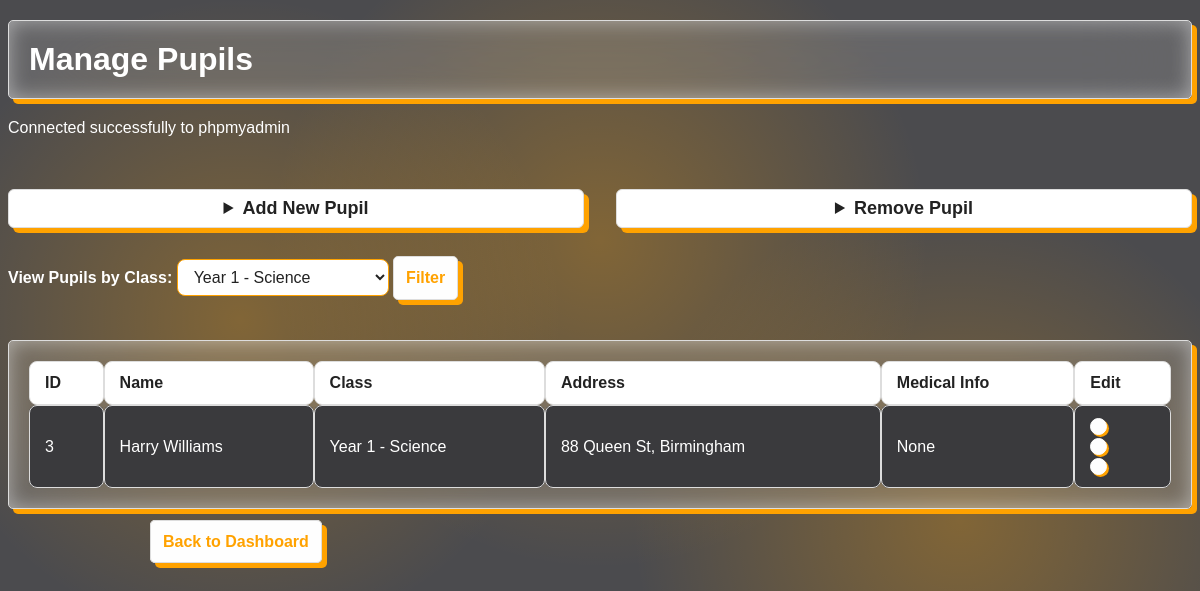
Page /pupils.php?filterClassId=3 (signed in) on the committed database.
### tables this page shows
CREATE TABLE IF NOT EXISTS Pupils (
    pupilId INT AUTO_INCREMENT PRIMARY KEY,
    classId INT,
    pupilNames VARCHAR(100),
    pupilAddress VARCHAR(255),
    medicalInformation VARCHAR(255),
    FOREIGN KEY (classId) REFERENCES Class(classId)
);

### pupils.php (the view, shortened to what this page needs)
<!DOCTYPE html>
<html lang="en">
<head>
    <link rel="stylesheet" href="styles.css">
</head>
    <body>
        <h1 class="card">Manage Pupils</h1>
        <?php
        include 'db_connect.php';
        echo "<div class='row'>";
        echo "<details class='form-details'>";
        echo "<summary class='button'>Add New Pupil</summary>";
        echo "</details>";
        echo "<details class='form-details'>";
        echo "<summary class='button'>Remove Pupil</summary>";
        echo "</details>";
        echo "</div>";
        $classList = [];
        $classResult = $conn->query("SELECT classId, className FROM Class");
        if ($classResult && $classResult->num_rows > 0) {
            while($class = $classResult->fetch_assoc()) {
                $classList[$class['classId']] = $class['className'];
            }
        }
        $selectedClassId = isset($_GET['filterClassId']) ? intval($_GET['filterClassId']) : 0;
        if ($selectedClassId > 0) {
            $sql = "SELECT pupilId, pupilNames, pupilAddress, medicalInformation, classId FROM Pupils WHERE classId = $selectedClassId";
        } else {
            $sql = "SELECT pupilId, pupilNames, pupilAddress, medicalInformation, classId FROM Pupils";
        }
        $result = $conn->query($sql);
        echo "<form method='GET' action='' style='margin-bottom:16px;'>";
        echo "<label for='filterClassId' style='color:#fff;font-weight:bold;'>View Pupils by Class: </label>";
        echo "<select name='filterClassId' id='filterClassId' class='input-boxes' style='width:auto;'>";
        foreach ($classList as $cid => $cname) {
            $selected = ($selectedClassId == $cid) ? 'selected' : '';
            echo "<option value='" . ($cid) . "' $selected>" . ($cname) . "</option>";
        }
        echo "</select> ";
        echo "<input type='submit' value='Filter' class='button'>";
        echo "</form>";
        if ($result->num_rows > 0) {
            echo "<table class=card>
                    <tr>
                        <th>ID</th>
                        <th>Name</th>
                        <th>Class</th>
                        <th>Address</th>
                        <th>Medical Info</th>
                        <th>Edit</th>
                    </tr>";
            while($row = $result->fetch_assoc()) {
                $pupilId = $row['pupilId'];
                echo "<tr>";
                echo "<td>{$pupilId}</td>";
                echo "<td>{$row['pupilNames']}</td>";
                $currentClass = isset($classList[$row['classId']]) ? $classList[$row['classId']] : 'None';
                echo "<td>" .($currentClass) . "</td>";
                echo "<td>{$row['pupilAddress']}</td>";
                echo "<td>{$row['medicalInformation']}</td>";
                echo "<td>"
                    . "<form method='get' action=''>"
                    . "<input type='hidden' name='editPupilId' value='{$pupilId}'>"
                    . "<button type='submit' class='dots-container' style='background:none;border:none;padding:0;cursor:pointer;'>"
                    . "<div class='dot'></div>"
                    . "<div class='dot'></div>"
                    . "<div class='dot'></div>"
                    . "</button>"
                    . "</form>";
                echo "</td>";
                echo "</tr>";
            }
            echo "</table>";
        } else {
            echo "<div class='card'><p>No pupils found in this class
            .</p></div>";
        }
        ?>
    </body>
    <footer>
        <div style="max-width:900px;margin:40px auto;margin-top:24px;">
            <a href="main.php" class="button">Back to Dashboard</a>
        </div>
    </footer>
</html>

### styles.css (style rules this page uses)
body { background-image: radial-gradient(circle at 20% 40%, rgba(255, 162, 0, 0.3), transparent 30%), radial-gradient(circle at 50% 30%, rgba(255, 162, 0, 0.3), transparent 40%), radial-gradient(circle at 80% 65%, rgba(255, 162, 0, 0.3), transparent 30%); background-attachment: fixed; background-size: cover; }
.input-boxes { background: #fff; color: #222; border: 1px solid #ffa200; border-radius: 8px; padding: 8px 12px; margin-bottom: 8px; font-size: 16px; width: 100%; box-sizing: border-box; transition: border-color 0.2s, box-shadow 0.2s; }
.row { margin-top: 32px; display: flex; flex-direction: row; gap: 32px; align-items: flex-start; justify-content: stretch; }
.form-details { flex: 1 1 0; min-width: 220px; max-width: 100%; }
label { color: #fff; font-size: 16px; font-weight: bold; }
details summary.button { color: #222; font-size: 18px; font-weight: bold; background: #fff; padding: 8px 16px; border-radius: 6px; box-shadow: 5px 5px 0px #ffa200, inset 0 0 20px #ffffff76; margin-bottom: 8px; }
table { width: 100%; border-collapse: separate; border-spacing: 0; margin: 20px 0; background: #fefefe26; color: #fff; font-size: 16px; box-shadow: 0 2px 8px #00000030; border-radius: 12px; overflow: hidden; }
th, td { padding: 12px 15px; border: 1px solid #ddd; text-align: left; }
th, td { border-radius: 8px; }
th { background-color: #ffffff; color: #222; font-weight: bold; }
tr:nth-child(even) { background-color: #3a3a3d; }
a { color: #ffA200; font-weight: bold; text-decoration: none; }
body { font-family: Arial, sans-serif; color: #ffffff; background-color: #4b4b4e; }
a { margin: 0; padding: 20px; }
.card { border: 1px solid #ddd; background: #fefefe26; border-radius: 5px; padding: 20px; margin: 20px 0; box-shadow: 5px 5px 0px #ffa200, inset 0 0 20px #ffffff76; backdrop-filter: blur(50px); }
.button { color: #ffA200; border: 1px solid #ddd; background: #fefefe; border-radius: 5px; padding: 12px; font-size:medium; font-weight: 600; margin: 20px 0; box-shadow: 5px 5px 0px #ffa200, inset 0 0 20px #ffffff76; text-align: center; }
.dots-container { display: flex; width: 20px; flex-direction: column; text-align: center; margin-top: auto; gap: 3px; cursor: pointer; }
.dot { height: 15px; width: 15px; border: 1.5px solid #fefefe; background-color: #fefefe; border-radius: 50%; box-shadow: 2px 2px 0px #ffa200, inset 0 0 20px #ffffff76; }

### rows in the picture
pupils: pupilId "3", pupilNames "Harry Williams", classId "Year 1 - Science", pupilAddress "88 Queen St, Birmingham", medicalInformation "None"

### other values in the picture
form field filterClassId "Year 1 - Science"
